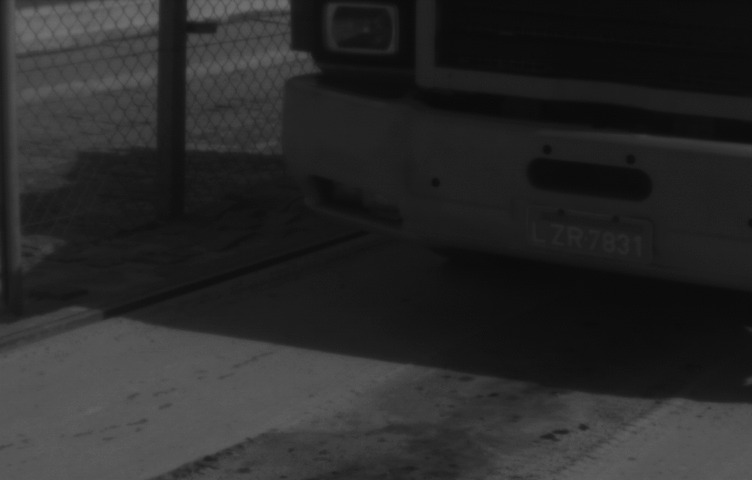
#> input picture placa.jpg, 752 x 480 px
$ jupyter execute identificando_placa.ipynb
#> lines starting #> are read from the running program, lines starting #| are printed output that depends on the picture; after the words box and inside, x2 and y2 are one past the last pixel; in counts of white or black regions, pixels touching at a corner belong together
## Melhorando imagens de placas de carro
### Disciplina de Visão Computacional e Percepção - CI1026

[cell 1]
import cv2
import numpy as np

[cell 2]
img = cv2.imread("placa.jpg", cv2.IMREAD_GRAYSCALE)
#> img is the input picture: shape (480, 752); min 8, max 113, mean 41.3

[cell 3]
img_eqhist = cv2.equalizeHist(img)
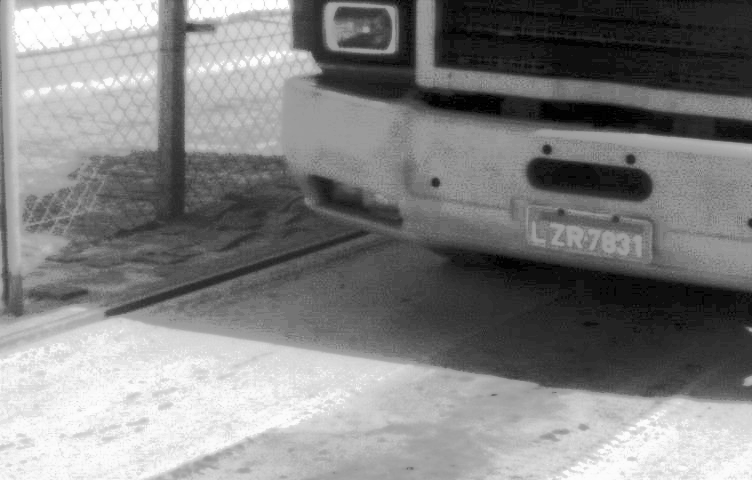
#> img_eqhist: shape (480, 752); min 0, max 255, mean 130.2
cv2.imwrite("placa_eqhist.jpg", img_eqhist)
#> Out = True

[cell 4]
kernel = np.array([[0, -1, 0],
                   [-1, 5,-1],
                   [0, -1, 0]])
image_sharp = cv2.filter2D(src=img_eqhist, ddepth=-1, kernel=kernel)
cv2.imwrite("placa_sharp.jpg", image_sharp)
#> Out = True

[cell 5]
img_gblur = cv2.GaussianBlur(image_sharp, (3, 3), 0)
cv2.imwrite("placa_gblur.jpg", img_gblur)
#> Out = True

[cell 6]
ret,thresh1 = cv2.threshold(img_gblur,150,255,cv2.THRESH_BINARY)
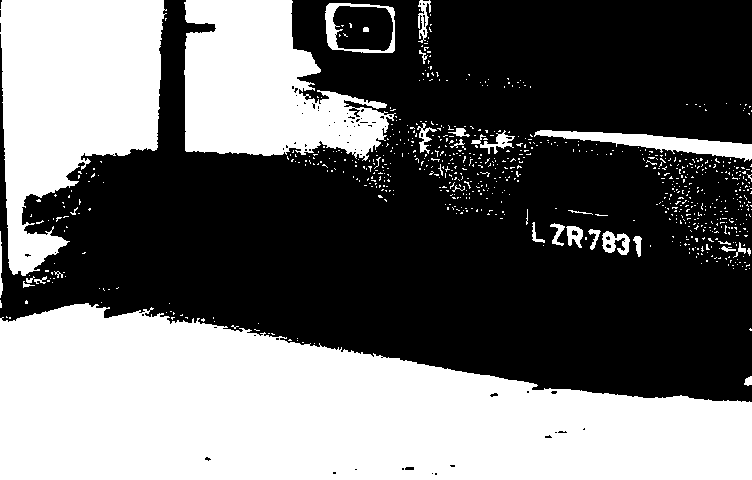
#> thresh1: shape (480, 752); 42.5% white; 782 white regions (751 under 20 px), largest, box (x1, y1, x2, y2) and area: (0, 303, 752, 480) 93662, (0, 0, 167, 276) 29433, (184, 0, 396, 161) 21611
cv2.imwrite("placa_thresh1.jpg", thresh1)
#> Out = True
